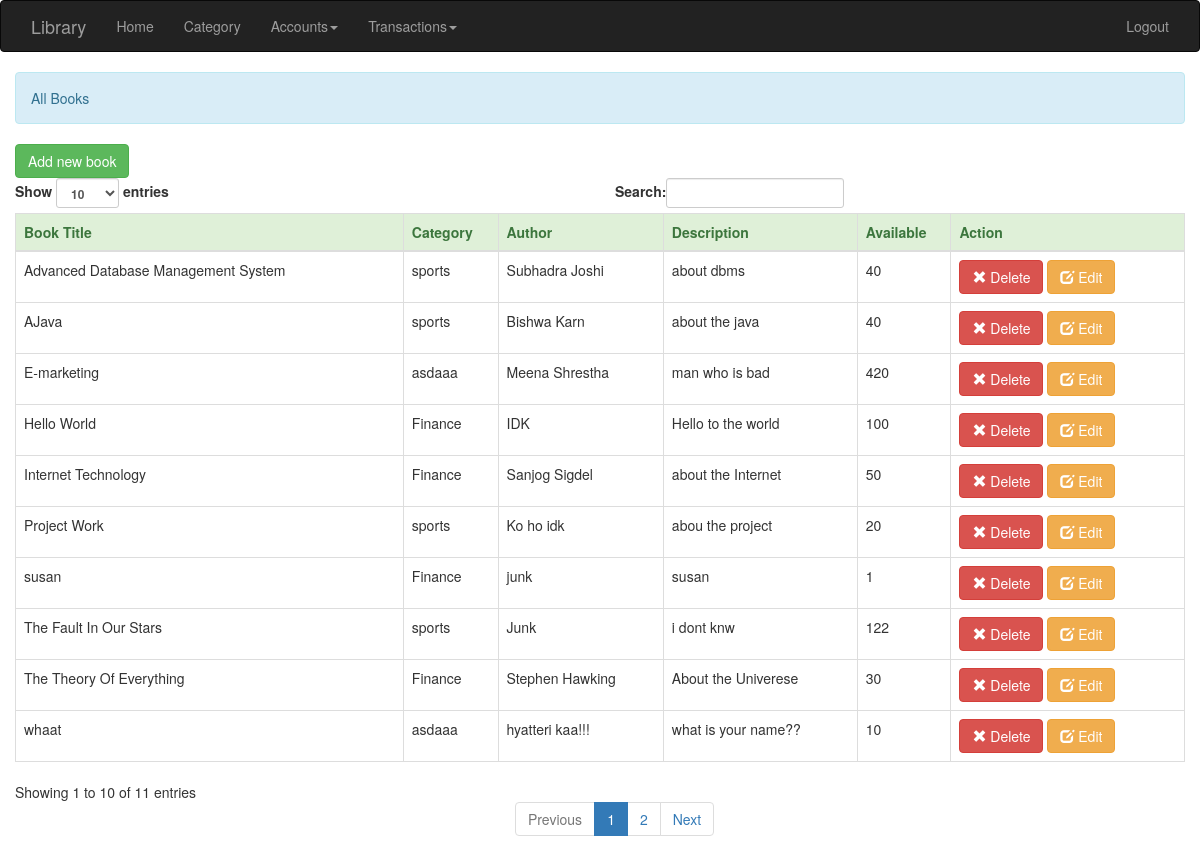
The app's page /auth/books/ (signed in) with its own data.
### books/models.py (models this page shows, shortened)
class Book(models.Model):
    title = models.CharField(max_length=255, unique=True)
    categories = models.ManyToManyField(Category)
    cover = models.TextField(max_length=100000, blank=True, null=True)
    author = models.CharField(max_length=255, unique=True)
    description = models.TextField(max_length=25000, blank=True, null=True)
    available = models.IntegerField(default=0)

### category/models.py (models this page shows, shortened)
class Category(models.Model):
    title= models.CharField(max_length=100)
    date= models.DateField(default=timezone.now)
    user = models.ForeignKey(User,on_delete=models.CASCADE)

### myauth/views.py (the view, shortened to what this page needs)
# urls.py: path('books/',views.books,name='books'),
@login_required(login_url='login')
def books(request):
    books = Book.objects.all()
    categories = Category.objects.all()
    return render(request, "books.html", {"books": books, "categories": categories})

### templates/books.html (shortened to what this page needs)
{% extends 'base/master.html' %}
{% load staticfiles %}
{% block content %}
<div class="container-fluid">
    <div id="wrapper">
        <main id="page-content-wrapper" role="main">
            <div>
        <div class="alert alert-info">All Books</div>
        <a href="#" id="add_book" class="btn btn-success">Add new book</a>
        <div id="book_table">
            <table id="table" class="table table-bordered">
                <thead class="alert-success">
                <tr>
                    <th>Book Title</th>
                    <th>Category</th>
                    <th>Author</th>
                    <th>Description</th>
                    <th>Available</th>
                    <th>Action</th>
                </tr>
                </thead>
                <tbody>
                {% for book in books %}
                    <tr>
                        <td>{{ book.title }}</td>
                        <td>{{ book.categories.all.0.title }}</td>
                        <td>{{ book.author }}</td>
                        <td>{{ book.description }}</td>
                        <td>{{ book.available }}</td>
                        <td><a class="btn btn-danger delbook_id" href="{% url 'delete_book' book.id %}"><span
                                class="glyphicon glyphicon-remove"></span> Delete</a>
                            <a href="#" data-id="{{ book.id }}" class="btn btn-warning editButton ebook_id">
                                <span class="glyphicon glyphicon-edit"></span> Edit</a></td>
                    </tr>
                {% endfor %}
                </tbody>
            </table>
        </div>
    </div>
        </main>
    </div>
</div>
{% endblock %}

### records on screen
Book: title "E-marketing", categories.all.0 "asdaaa", author "Meena Shrestha", description "man who is bad", available "420"
Book: title "The Fault In Our Stars", categories.all.0 "sports", author "Junk", description "i dont knw", available "122"
Book: title "Hello World", categories.all.0 "Finance", author "IDK", description "Hello to the world", available "100"
Book: title "susan", categories.all.0 "Finance", author "junk", description "susan", available "1"
Book: title "The Theory Of Everything", categories.all.0 "Finance", author "Stephen Hawking", description "About the Univerese", available "30"
Book: title "Advanced Database Management System", categories.all.0 "sports", author "Subhadra Joshi", description "about dbms", available "40"
Book: title "Internet Technology", categories.all.0 "Finance", author "Sanjog Sigdel", description "about the Internet", available "50"
Book: title "Project Work", categories.all.0 "sports", author "Ko ho idk", description "abou the project", available "20"
Book: title "whaat", categories.all.0 "asdaaa", author "hyatteri kaa!!!", description "what is your name??", available "10"
Book: title "AJava", categories.all.0 "sports", author "Bishwa Karn", description "about the java", available "40"
